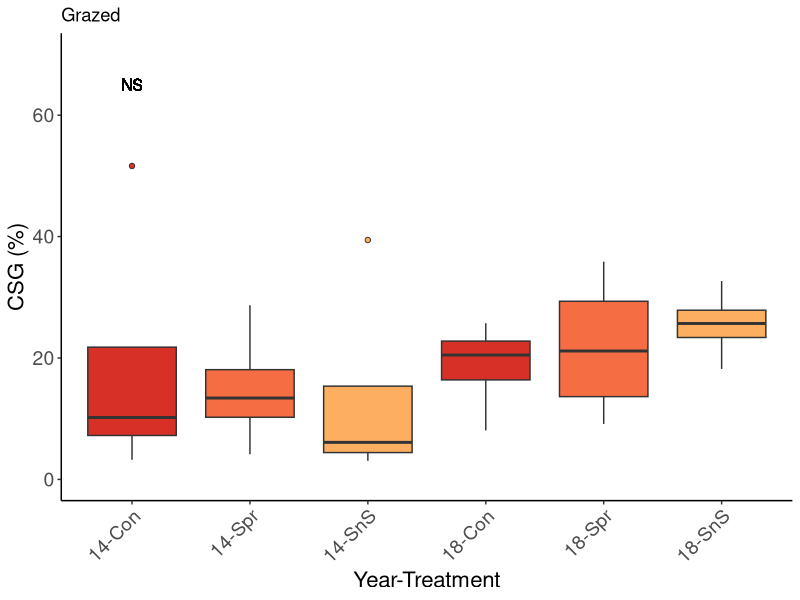
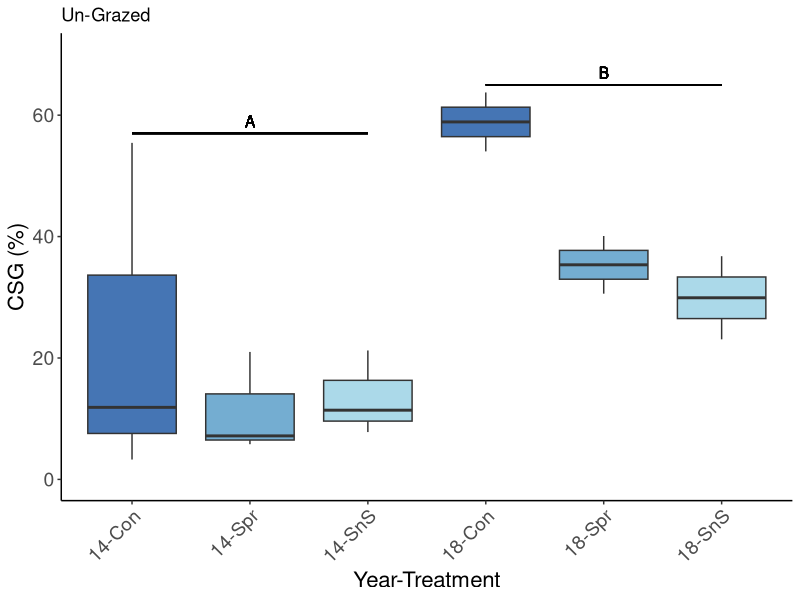
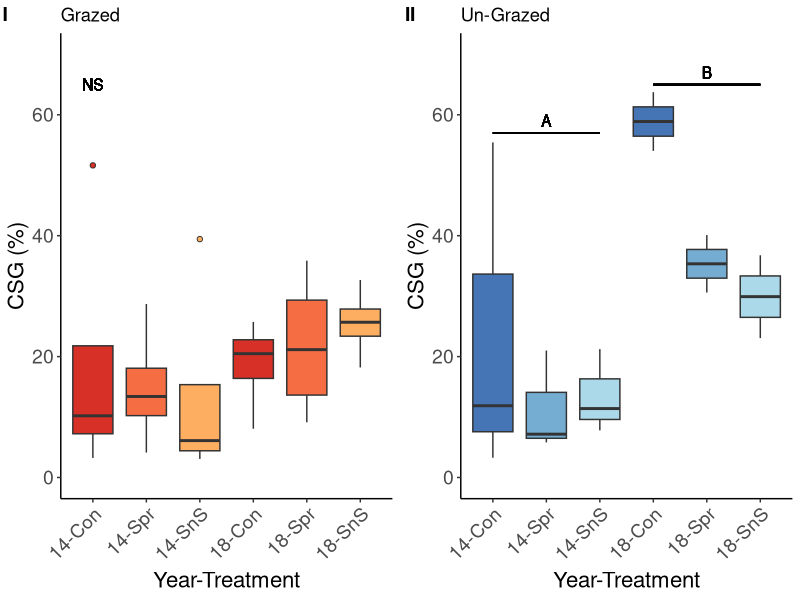

These figures' R source, in order: (Note: this script raises an error after producing the figures.)
##  --------------------------------------------------------------------------------------------------------------------------------------  ##
                    # Vegetation Response to Anti-Tall Fescue Herbicide Treatments
##  --------------------------------------------------------------------------------------------------------------------------------------  ##
# Code written by Nicholas J Lyon

# PURPOSE
  ## Make publication-quality figures FOR 2014 VS. 2018 COMPARISONS
  ## This includes all objectives (1, 2, and 3)

# START ####

# Required libraries
library(ggplot2); library(cowplot) # Plotting

# Set working directory (Also, "Session" menu to "Set Working Directory" works)
setwd("~/Documents/School/Iowa State/Collaborations/'Daubenmire Herbicide Bit/Daubenmire.HerbicideComponent.WD")

# Clear environment of other stuff
rm(list = ls())

##  ---------------------------------------------------------------------------------------------  ##
                            # Houskeeping ####
##  ---------------------------------------------------------------------------------------------  ##
# Pull in the dataset
sns <- read.csv("./Data/sns-data_14-vs-18.csv")

# Re-level the treatment factor
sns$Herbicide.Treatment <- factor(as.character(sns$Herbicide.Treatment), levels = c("Con", "Spr", "SnS"))
unique(sns$Herbicide.Treatment)

# Re-level the Composite Variable column for ease of plotting
sns$Composite.Variable <- factor(sns$Composite.Variable,
  levels = c("14-Con", "14-Spr", "14-SnS", "18-Con", "18-Spr", "18-SnS"))
unique(sns$Composite.Variable)

# Further separate into cattle-grazed restorations (CGRs) and un-grazed restorations (UGRs)
cgr <- subset(sns, sns$Treatment == "GB")
ugr <- subset(sns, sns$Treatment == "None")

# Plotting shortcuts
cgr.colors <- c("Con" = "#d73027", "Spr" = "#f46d43", "SnS" = "#fdae61") # shades of red
ugr.colors <- c("Con" = "#4575b4", "Spr" = "#74add1", "SnS" = "#abd9e9") # shades of blue
dodge <- position_dodge(width = 0.5)
pref.theme <- theme(panel.grid.major = element_blank(), panel.grid.minor = element_blank(), 
                    panel.background = element_blank(), axis.line = element_line(colour = "black"), 
                    legend.title = element_blank(), legend.position = "none",
                    axis.text = element_text(size = 14), axis.title = element_text(size = 16))

##  -------------------------------------------------------------------------  ##
                        # CSG ####
##  -------------------------------------------------------------------------  ##
# Plots
cgr.csg.plt <- ggplot(cgr, aes(x = Composite.Variable, y = CSG, fill = Herbicide.Treatment)) +
  geom_boxplot(outlier.shape = 21) +
  scale_fill_manual(values = cgr.colors) +
  labs(x = "Year-Treatment", y = "CSG (%)", title = "Grazed") +
  geom_text(x = 1, y = 65, label = "NS") +
  ylim(0, 70) +
  theme(axis.text.x = element_text(angle = 45, hjust = 1)) +
  pref.theme; cgr.csg.plt

ugr.csg.plt <- ggplot(ugr, aes(x = Composite.Variable, y = CSG, fill = Herbicide.Treatment)) +
  geom_boxplot(outlier.shape = 21) +
  scale_fill_manual(values = ugr.colors) +
  labs(x = "Year-Treatment", y = "CSG (%)", title = "Un-Grazed") +
  geom_text(x = 2, y = 59, label = "A") +
  geom_segment(aes(x = 1, xend = 3, y = 57, yend = 57)) +
  geom_text(x = 5, y = 67, label = "B") +
  geom_segment(aes(x = 4, xend = 6, y = 65, yend = 65)) +
  ylim(0, 70) +
  theme(axis.text.x = element_text(angle = 45, hjust = 1)) +
  pref.theme; ugr.csg.plt

# Save these plots
plot_grid(cgr.csg.plt, ugr.csg.plt, labels = c("I", "II"), nrow = 1, ncol = 2)
ggplot2::ggsave("./Figures/14-vs-18 Figures/CSG.pdf", width = 8,
                height = 6,units = 'in', plot = last_plot())

##  -------------------------------------------------------------------------  ##
                          # WSG ####
##  -------------------------------------------------------------------------  ##
# Plots
cgr.wsg.plt <- ggplot(cgr, aes(x = Composite.Variable, y = WSG, fill = Herbicide.Treatment)) +
  geom_boxplot(outlier.shape = 21) +
  scale_fill_manual(values = cgr.colors) +
  labs(x = "Year-Treatment", y = "WSG (%)", title = "Grazed") +
  geom_text(x = 1, y = 45, label = "NS") +
  ylim(0, 45) +
  theme(axis.text.x = element_text(angle = 45, hjust = 1)) +
  pref.theme; cgr.wsg.plt

ugr.wsg.plt <- ggplot(ugr, aes(x = Composite.Variable, y = WSG, fill = Herbicide.Treatment)) +
  geom_boxplot(outlier.shape = 21) +
  scale_fill_manual(values = ugr.colors) +
  labs(x = "Year-Treatment", y = "WSG (%)", title = "Un-Grazed") +
  geom_text(x = 1, y = 45, label = "NS") +
  ylim(0, 45) +
  theme(axis.text.x = element_text(angle = 45, hjust = 1)) +
  pref.theme; ugr.wsg.plt

# Save these plots
plot_grid(cgr.wsg.plt, ugr.wsg.plt, labels = c("I", "II"), nrow = 1, ncol = 2)
ggplot2::ggsave("./Figures/14-vs-18 Figures/WSG.pdf", width = 8,
                height = 6,units = 'in', plot = last_plot())

##  -------------------------------------------------------------------------  ##
                          # Fescue ####
##  -------------------------------------------------------------------------  ##
# Plots
cgr.fsc.plt <- ggplot(cgr, aes(x = Composite.Variable, y = Fescue, fill = Herbicide.Treatment)) +
  geom_boxplot(outlier.shape = 21) +
  scale_fill_manual(values = cgr.colors) +
  labs(x = "Year-Treatment", y = "Fescue (%)", title = "Grazed") +
  geom_text(x = 2, y = 77, label = "A") +
  geom_segment(aes(x = 1, xend = 3, y = 75, yend = 75)) +
  geom_text(x = 5, y = 49, label = "B") +
  geom_segment(aes(x = 4, xend = 6, y = 47, yend = 47)) +
  ylim(0, 75) +
  theme(axis.text.x = element_text(angle = 45, hjust = 1)) +
  pref.theme; cgr.fsc.plt

ugr.fsc.plt <- ggplot(ugr, aes(x = Composite.Variable, y = Fescue, fill = Herbicide.Treatment)) +
  geom_boxplot(outlier.shape = 21) +
  scale_fill_manual(values = ugr.colors) +
  labs(x = "Year-Treatment", y = "Fescue (%)", title = "Un-Grazed") +
  geom_text(x = 1, y = 75, label = "NS") +
  ylim(0, 75) +
  theme(axis.text.x = element_text(angle = 45, hjust = 1)) +
  pref.theme; ugr.fsc.plt

# Save these plots
plot_grid(cgr.fsc.plt, ugr.fsc.plt, labels = c("I", "II"), nrow = 1, ncol = 2)
ggplot2::ggsave("./Figures/14-vs-18 Figures/Fescue.pdf", width = 8,
                height = 6,units = 'in', plot = last_plot())

##  -------------------------------------------------------------------------  ##
                      # Seedmix ####
##  -------------------------------------------------------------------------  ##
# Plots
cgr.smx.plt <- ggplot(cgr, aes(x = Composite.Variable, y = Seedmix, fill = Herbicide.Treatment)) +
  geom_boxplot(outlier.shape = 21) +
  scale_fill_manual(values = cgr.colors) +
  labs(x = "Year-Treatment", y = "Seedmix (Prop.)", title = "Grazed") +
  geom_text(x = 2, y = 0.09, label = "A") +
  geom_segment(aes(x = 1, xend = 3, y = 0.08, yend = 0.08)) +
  geom_text(x = 5, y = 0.19, label = "B") +
  geom_segment(aes(x = 4, xend = 6, y = 0.18, yend = 0.18)) +
  ylim(0, 0.2) +
  theme(axis.text.x = element_text(angle = 45, hjust = 1)) +
  pref.theme; cgr.smx.plt

ugr.smx.plt <- ggplot(ugr, aes(x = Composite.Variable, y = Seedmix, fill = Herbicide.Treatment)) +
  geom_boxplot(outlier.shape = 21) +
  scale_fill_manual(values = ugr.colors) +
  labs(x = "Year-Treatment", y = "Seedmix (Prop.)", title = "Un-Grazed") +
  geom_text(x = 2, y = 0.06, label = "A") +
  geom_segment(aes(x = 1, xend = 3, y = 0.05, yend = 0.05)) +
  geom_text(x = 5, y = 0.15, label = "B") +
  geom_segment(aes(x = 4, xend = 6, y = 0.14, yend = 0.14)) +
  ylim(0, 0.2) +
  theme(axis.text.x = element_text(angle = 45, hjust = 1)) +
  pref.theme; ugr.smx.plt

# Save these plots
plot_grid(cgr.smx.plt, ugr.smx.plt, labels = c("I", "II"), nrow = 1, ncol = 2)
ggplot2::ggsave("./Figures/14-vs-18 Figures/Seedmix.pdf", width = 8,
                height = 6,units = 'in', plot = last_plot())

##  -------------------------------------------------------------------------  ##
                        # Forbs ####
##  -------------------------------------------------------------------------  ##
# Plots
cgr.frb.plt <- ggplot(cgr, aes(x = Composite.Variable, y = Forbs, fill = Herbicide.Treatment)) +
  geom_boxplot(outlier.shape = 21) +
  scale_fill_manual(values = cgr.colors) +
  labs(x = "Year-Treatment", y = "Forbs (%)", title = "Grazed") +
  geom_text(x = 2, y = 27, label = "A") +
  geom_segment(aes(x = 1, xend = 3, y = 25, yend = 25)) +
  geom_text(x = 5, y = 54, label = "B") +
  geom_segment(aes(x = 4, xend = 6, y = 52, yend = 52)) +
  ylim(0, 55) +
  theme(axis.text.x = element_text(angle = 45, hjust = 1)) +
  pref.theme; cgr.frb.plt

ugr.frb.plt <- ggplot(ugr, aes(x = Composite.Variable, y = Forbs, fill = Herbicide.Treatment)) +
  geom_boxplot(outlier.shape = 21) +
  scale_fill_manual(values = ugr.colors) +
  labs(x = "Year-Treatment", y = "Forbs (%)", title = "Un-Grazed") +
  geom_text(x = 0.8, y = 57, label = "NS") +
  ylim(0, 55) +
  theme(axis.text.x = element_text(angle = 45, hjust = 1)) +
  pref.theme; ugr.frb.plt

# Save these plots
plot_grid(cgr.frb.plt, ugr.frb.plt, labels = c("I", "II"), nrow = 1, ncol = 2)
ggplot2::ggsave("./Figures/14-vs-18 Figures/Forbs.pdf", width = 8,
                height = 6,units = 'in', plot = last_plot())

##  -------------------------------------------------------------------------  ##
                      # Legumes ####
##  -------------------------------------------------------------------------  ##
# Plots
cgr.lgm.plt <- ggplot(cgr, aes(x = Composite.Variable, y = Legumes, fill = Herbicide.Treatment)) +
  geom_boxplot(outlier.shape = 21) +
  scale_fill_manual(values = cgr.colors) +
  labs(x = "Year-Treatment", y = "Legumes (%)", title = "Grazed") +
  geom_text(x = 2, y = 32, label = "A") +
  geom_segment(aes(x = 1, xend = 3, y = 30, yend = 30)) +
  geom_text(x = 5, y = 68, label = "B") +
  geom_segment(aes(x = 4, xend = 6, y = 66, yend = 66)) +
  ylim(0, 70) +
  theme(axis.text.x = element_text(angle = 45, hjust = 1)) +
  pref.theme; cgr.lgm.plt

ugr.lgm.plt <- ggplot(ugr, aes(x = Composite.Variable, y = Legumes, fill = Herbicide.Treatment)) +
  geom_boxplot(outlier.shape = 21) +
  scale_fill_manual(values = ugr.colors) +
  labs(x = "Year-Treatment", y = "Legumes (%)", title = "Un-Grazed") +
  geom_text(x = 0.8, y = 65, label = "NS") +
  ylim(0, 70) +
  theme(axis.text.x = element_text(angle = 45, hjust = 1)) +
  pref.theme; ugr.lgm.plt

# Save these plots
plot_grid(cgr.lgm.plt, ugr.lgm.plt, labels = c("I", "II"), nrow = 1, ncol = 2)
ggplot2::ggsave("./Figures/14-vs-18 Figures/Legumes.pdf", width = 8,
                height = 6,units = 'in', plot = last_plot())

##  -------------------------------------------------------------------------  ##
                        # Woody ####
##  -------------------------------------------------------------------------  ##
# Plots
cgr.wdy.plt <- ggplot(cgr, aes(x = Composite.Variable, y = Woody, fill = Herbicide.Treatment)) +
  geom_boxplot(outlier.shape = 21) +
  scale_fill_manual(values = cgr.colors) +
  labs(x = "Year-Treatment", y = "Woody (%)", title = "Grazed") +
  geom_text(x = 0.8, y = 8, label = "NS") +
  ylim(0, 8) +
  theme(axis.text.x = element_text(angle = 45, hjust = 1)) +
  pref.theme; cgr.wdy.plt

ugr.wdy.plt <- ggplot(ugr, aes(x = Composite.Variable, y = Woody, fill = Herbicide.Treatment)) +
  geom_boxplot(outlier.shape = 21) +
  scale_fill_manual(values = ugr.colors) +
  labs(x = "Year-Treatment", y = "Woody (%)", title = "Un-Grazed") +
  geom_text(x = 0.8, y = 8, label = "NS") +
  ylim(0, 8) +
  theme(axis.text.x = element_text(angle = 45, hjust = 1)) +
  pref.theme; ugr.wdy.plt

# Save these plots
plot_grid(cgr.wdy.plt, ugr.wdy.plt, labels = c("I", "II"), nrow = 1, ncol = 2)
ggplot2::ggsave("./Figures/14-vs-18 Figures/Woody.pdf", width = 8,
                height = 6,units = 'in', plot = last_plot())

##  -------------------------------------------------------------------------  ##
                      # Panic Grass ####
##  -------------------------------------------------------------------------  ##
# Plots
cgr.pnc.plt <- ggplot(cgr, aes(x = Composite.Variable, y = Panic, fill = Herbicide.Treatment)) +
  geom_boxplot(outlier.shape = 21) +
  scale_fill_manual(values = cgr.colors) +
  labs(x = "Year-Treatment", y = "Panic (Prop.)", title = "Grazed") +
  geom_text(x = 2, y = 0.82, label = "A") +
  geom_segment(aes(x = 1, xend = 3, y = 0.8, yend = 0.8)) +
  geom_text(x = 5, y = 0.72, label = "B") +
  geom_segment(aes(x = 4, xend = 6, y = 0.70, yend = 0.70)) +
  ylim(0, 1) +
  theme(axis.text.x = element_text(angle = 45, hjust = 1)) +
  pref.theme; cgr.pnc.plt

ugr.pnc.plt <- ggplot(ugr, aes(x = Composite.Variable, y = Panic, fill = Herbicide.Treatment)) +
  geom_boxplot(outlier.shape = 21) +
  scale_fill_manual(values = ugr.colors) +
  labs(x = "Year-Treatment", y = "Panic (Prop.)", title = "Un-Grazed") +
  geom_text(x = 0.8, y = 1, label = "NS") +
  ylim(0, 1) +
  theme(axis.text.x = element_text(angle = 45, hjust = 1)) +
  pref.theme; ugr.pnc.plt

# Save these plots
plot_grid(cgr.pnc.plt, ugr.pnc.plt, labels = c("I", "II"), nrow = 1, ncol = 2)
ggplot2::ggsave("./Figures/14-vs-18 Figures/Panic.pdf", width = 8,
                height = 6,units = 'in', plot = last_plot())

##  -------------------------------------------------------------------------  ##
                      # Heavy CSG ####
##  -------------------------------------------------------------------------  ##
# Plots
cgr.hvy.csg.plt <- ggplot(cgr, aes(x = Composite.Variable, y = Hvy.CSG, fill = Herbicide.Treatment)) +
  geom_boxplot(outlier.shape = 21) +
  scale_fill_manual(values = cgr.colors) +
  labs(x = "Year-Treatment", y = "Heavy CSG Quadrats (#)", title = "Grazed") +
  geom_text(x = 0.8, y = 9, label = "NS") +
  ylim(0, 10) +
  theme(axis.text.x = element_text(angle = 45, hjust = 1)) +
  pref.theme; cgr.hvy.csg.plt

ugr.hvy.csg.plt <- ggplot(ugr, aes(x = Composite.Variable, y = Hvy.CSG, fill = Herbicide.Treatment)) +
  geom_boxplot(outlier.shape = 21) +
  scale_fill_manual(values = ugr.colors) +
  labs(x = "Year-Treatment", y = "Heavy CSG Quadrats (#)", title = "Un-Grazed") +
  geom_text(x = 0.7, y = 6, label = "A") +
  geom_text(x = 3.7, y = 9.7, label = "A") +
  geom_text(x = 2.5, y = 4, label = "B") +
  geom_segment(aes(x = 2, xend = 3, y = 3, yend = 3)) + 
  geom_text(x = 5.5, y = 3.5, label = "B") +
  geom_segment(aes(x = 5, xend = 6, y = 2.5, yend = 2.5)) +
  ylim(0, 10) +
  theme(axis.text.x = element_text(angle = 45, hjust = 1)) +
  pref.theme; ugr.hvy.csg.plt

# Save these plots
plot_grid(cgr.hvy.csg.plt, ugr.hvy.csg.plt, labels = c("I", "II"), nrow = 1, ncol = 2)
ggplot2::ggsave("./Figures/14-vs-18 Figures/Hvy.CSG.pdf", width = 8,
                height = 6,units = 'in', plot = last_plot())

##  -------------------------------------------------------------------------  ##
                        # Heavy WSG ####
##  -------------------------------------------------------------------------  ##
# Plots
cgr.hvy.wsg.plt <- ggplot(cgr, aes(x = Composite.Variable, y = Hvy.WSG, fill = Herbicide.Treatment)) +
  geom_boxplot(outlier.shape = 21) +
  scale_fill_manual(values = cgr.colors) +
  labs(x = "Year-Treatment", y = "Heavy WSG Quadrats (#)", title = "Grazed") +
  geom_text(x = 0.8, y = 10, label = "NS") +
  ylim(0, 10) +
  theme(axis.text.x = element_text(angle = 45, hjust = 1)) +
  pref.theme; cgr.hvy.wsg.plt

ugr.hvy.wsg.plt <- ggplot(ugr, aes(x = Composite.Variable, y = Hvy.WSG, fill = Herbicide.Treatment)) +
  geom_boxplot(outlier.shape = 21) +
  scale_fill_manual(values = ugr.colors) +
  labs(x = "Year-Treatment", y = "Heavy WSG Quadrats (#)", title = "Un-Grazed") +
  geom_text(x = 2, y = 7.5, label = "A") +
  geom_segment(aes(x = 1, xend = 3, y = 7, yend = 7)) +
  geom_text(x = 5, y = 6.5, label = "B") +
  geom_segment(aes(x = 4, xend = 6, y = 6, yend = 6)) +
  ylim(0, 10) +
  theme(axis.text.x = element_text(angle = 45, hjust = 1)) +
  pref.theme; ugr.hvy.wsg.plt

# Save these plots
plot_grid(cgr.hvy.wsg.plt, ugr.hvy.wsg.plt, labels = c("I", "II"), nrow = 1, ncol = 2)
ggplot2::ggsave("./Figures/14-vs-18 Figures/Hvy.WSG.pdf", width = 8,
                height = 6,units = 'in', plot = last_plot())

##  -------------------------------------------------------------------------  ##
                      # Heavy Fescue ####
##  -------------------------------------------------------------------------  ##
# Plots
cgr.hvy.fsc.plt <- ggplot(cgr, aes(x = Composite.Variable, y = Hvy.Fesc, fill = Herbicide.Treatment)) +
  geom_boxplot(outlier.shape = 21) +
  scale_fill_manual(values = cgr.colors) +
  labs(x = "Year-Treatment", y = "Heavy Fescue Quadrats (#)", title = "Grazed") +
  geom_text(x = 2, y = 21, label = "A") +
  geom_segment(aes(x = 1, xend = 3, y = 20, yend = 20)) +
  geom_text(x = 5, y = 9, label = "B") +
  geom_segment(aes(x = 4, xend = 6, y = 7, yend = 7)) +
  ylim(0, 25) +
  theme(axis.text.x = element_text(angle = 45, hjust = 1)) +
  pref.theme; cgr.hvy.fsc.plt

ugr.hvy.fsc.plt <- ggplot(ugr, aes(x = Composite.Variable, y = Hvy.Fesc, fill = Herbicide.Treatment)) +
  geom_boxplot(outlier.shape = 21) +
  scale_fill_manual(values = ugr.colors) +
  labs(x = "Year-Treatment", y = "Heavy Fescue Quadrats (#)", title = "Un-Grazed") +
  geom_text(x = 0.8, y = 25, label = "NS") +
  ylim(0, 25) +
  theme(axis.text.x = element_text(angle = 45, hjust = 1)) +
  pref.theme; ugr.hvy.fsc.plt

# Save these plots
plot_grid(cgr.hvy.fsc.plt, ugr.hvy.fsc.plt, labels = c("I", "II"), nrow = 1, ncol = 2)
ggplot2::ggsave("./Figures/14-vs-18 Figures/Hvy.Fesc.pdf", width = 8,
                height = 6,units = 'in', plot = last_plot())

##  -------------------------------------------------------------------------  ##
                          # Bare ####
##  -------------------------------------------------------------------------  ##
# Plots
cgr.bar.plt <- ggplot(cgr, aes(x = Composite.Variable, y = Bare, fill = Herbicide.Treatment)) +
  geom_boxplot(outlier.shape = 21) +
  scale_fill_manual(values = cgr.colors) +
  labs(x = "Year-Treatment", y = "Bare (%)", title = "Grazed") +
  geom_text(x = 2, y = 42, label = "A") +
  geom_segment(aes(x = 1, xend = 3, y = 40, yend = 40)) +
  geom_text(x = 5, y = 77, label = "B") +
  geom_segment(aes(x = 4, xend = 6, y = 75, yend = 75)) +
  ylim(0, 80) +
  theme(axis.text.x = element_text(angle = 45, hjust = 1)) +
  pref.theme; cgr.bar.plt

ugr.bar.plt <- ggplot(ugr, aes(x = Composite.Variable, y = Bare, fill = Herbicide.Treatment)) +
  geom_boxplot(outlier.shape = 21) +
  scale_fill_manual(values = ugr.colors) +
  labs(x = "Year-Treatment", y = "Bare (%)", title = "Un-Grazed") +
  geom_text(x = 0.8, y = 80, label = "NS") +
  ylim(0, 80) +
  theme(axis.text.x = element_text(angle = 45, hjust = 1)) +
  pref.theme; ugr.bar.plt

# Save these plots
plot_grid(cgr.bar.plt, ugr.bar.plt, labels = c("I", "II"), nrow = 1, ncol = 2)
ggplot2::ggsave("./Figures/14-vs-18 Figures/Bare.pdf", width = 8,
                height = 6,units = 'in', plot = last_plot())

##  -------------------------------------------------------------------------  ##
                      # Litter (%) ####
##  -------------------------------------------------------------------------  ##
# Plots
cgr.ltr.plt <- ggplot(cgr, aes(x = Composite.Variable, y = Litter, fill = Herbicide.Treatment)) +
  geom_boxplot(outlier.shape = 21) +
  scale_fill_manual(values = cgr.colors) +
  labs(x = "Year-Treatment", y = "Litter (%)", title = "Grazed") +
  geom_text(x = 0.8, y = 100, label = "NS") +
  ylim(0, 100) +
  theme(axis.text.x = element_text(angle = 45, hjust = 1)) +
  pref.theme; cgr.ltr.plt

ugr.ltr.plt <- ggplot(ugr, aes(x = Composite.Variable, y = Litter, fill = Herbicide.Treatment)) +
  geom_boxplot(outlier.shape = 21) +
  scale_fill_manual(values = ugr.colors) +
  labs(x = "Year-Treatment", y = "Litter (%)", title = "Un-Grazed") +
  geom_text(x = 0.8, y = 100, label = "NS") +
  ylim(0, 100) +
  theme(axis.text.x = element_text(angle = 45, hjust = 1)) +
  pref.theme; ugr.ltr.plt

# Save these plots
plot_grid(cgr.ltr.plt, ugr.ltr.plt, labels = c("I", "II"), nrow = 1, ncol = 2)
ggplot2::ggsave("./Figures/14-vs-18 Figures/Litter.pdf", width = 8,
                height = 6,units = 'in', plot = last_plot())

##  -------------------------------------------------------------------------  ##
                        # Robel ####
##  -------------------------------------------------------------------------  ##
# Plots
cgr.rbl.plt <- ggplot(cgr, aes(x = Composite.Variable, y = Robel, fill = Herbicide.Treatment)) +
  geom_boxplot(outlier.shape = 21) +
  scale_fill_manual(values = cgr.colors) +
  labs(x = "Year-Treatment", y = "Robel (dm)", title = "Grazed") +
  geom_text(x = 2, y = 3.2, label = "A") +
  geom_segment(aes(x = 1, xend = 3, y = 3, yend = 3)) +
  geom_text(x = 5, y = 5.7, label = "B") +
  geom_segment(aes(x = 4, xend = 6, y = 5.5, yend = 5.5)) +
  ylim(0, 10) +
  theme(axis.text.x = element_text(angle = 45, hjust = 1)) +
  pref.theme; cgr.rbl.plt

ugr.rbl.plt <- ggplot(ugr, aes(x = Composite.Variable, y = Robel, fill = Herbicide.Treatment)) +
  geom_boxplot(outlier.shape = 21) +
  scale_fill_manual(values = ugr.colors) +
  labs(x = "Year-Treatment", y = "Robel (dm)", title = "Un-Grazed") +
  geom_text(x = 0.8, y = 10, label = "NS") +
  ylim(0, 10) +
  theme(axis.text.x = element_text(angle = 45, hjust = 1)) +
  pref.theme; ugr.rbl.plt

# Save these plots
plot_grid(cgr.rbl.plt, ugr.rbl.plt, labels = c("I", "II"), nrow = 1, ncol = 2)
ggplot2::ggsave("./Figures/14-vs-18 Figures/Robel.pdf", width = 8,
                height = 6,units = 'in', plot = last_plot())

##  -------------------------------------------------------------------------  ##
                    # Litter (Depth) ####
##  -------------------------------------------------------------------------  ##
# Plots
cgr.ldp.plt <- ggplot(cgr, aes(x = Composite.Variable, y = LitDep, fill = Herbicide.Treatment)) +
  geom_boxplot(outlier.shape = 21) +
  scale_fill_manual(values = cgr.colors) +
  labs(x = "Year-Treatment", y = "Litter Depth (cm)", title = "Grazed") +
  geom_text(x = 0.8, y = 7, label = "NS") +
  ylim(0, 7) +
  theme(axis.text.x = element_text(angle = 45, hjust = 1)) +
  pref.theme; cgr.ldp.plt

ugr.ldp.plt <- ggplot(ugr, aes(x = Composite.Variable, y = LitDep, fill = Herbicide.Treatment)) +
  geom_boxplot(outlier.shape = 21) +
  scale_fill_manual(values = ugr.colors) +
  labs(x = "Year-Treatment", y = "Litter Depth (cm)", title = "Un-Grazed") +
  geom_text(x = 0.8, y = 7, label = "NS") +
  ylim(0, 7) +
  theme(axis.text.x = element_text(angle = 45, hjust = 1)) +
  pref.theme; ugr.ldp.plt

# Save these plots
plot_grid(cgr.ldp.plt, ugr.ldp.plt, labels = c("I", "II"), nrow = 1, ncol = 2)
ggplot2::ggsave("./Figures/14-vs-18 Figures/LitDep.pdf", width = 8,
                height = 6,units = 'in', plot = last_plot())


# END ####

